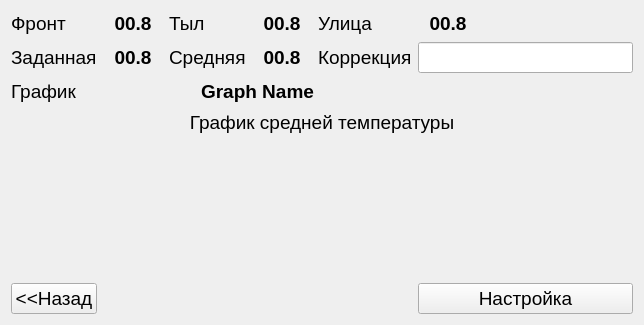
<?xml version="1.0" encoding="UTF-8"?>
<ui version="4.0">
 <class>TemperatureOwerviewFrame</class>
 <widget class="QWidget" name="TemperatureOwerviewFrame">
  <property name="geometry">
   <rect>
    <x>0</x>
    <y>0</y>
    <width>644</width>
    <height>325</height>
   </rect>
  </property>
  <property name="font">
   <font>
    <pointsize>14</pointsize>
   </font>
  </property>
  <property name="windowTitle">
   <string>Form</string>
  </property>
  <layout class="QGridLayout" name="gridLayout">
   <item row="0" column="2">
    <widget class="QLabel" name="label_3">
     <property name="text">
      <string>Тыл</string>
     </property>
    </widget>
   </item>
   <item row="1" column="4">
    <widget class="QLabel" name="label_9">
     <property name="text">
      <string>Коррекция</string>
     </property>
    </widget>
   </item>
   <item row="0" column="5">
    <widget class="QLabel" name="lblOutdoor">
     <property name="minimumSize">
      <size>
       <width>60</width>
       <height>0</height>
      </size>
     </property>
     <property name="maximumSize">
      <size>
       <width>50</width>
       <height>16777215</height>
      </size>
     </property>
     <property name="font">
      <font>
       <pointsize>14</pointsize>
       <weight>75</weight>
       <bold>true</bold>
      </font>
     </property>
     <property name="text">
      <string>00.8</string>
     </property>
     <property name="alignment">
      <set>Qt::AlignCenter</set>
     </property>
    </widget>
   </item>
   <item row="1" column="5">
    <widget class="QClickableLineEdit" name="txtCorrection">
     <property name="font">
      <font>
       <pointsize>14</pointsize>
       <weight>75</weight>
       <bold>true</bold>
      </font>
     </property>
    </widget>
   </item>
   <item row="1" column="2">
    <widget class="QLabel" name="label_12">
     <property name="text">
      <string>Средняя</string>
     </property>
    </widget>
   </item>
   <item row="1" column="1">
    <widget class="QLabel" name="lblSetpoint">
     <property name="minimumSize">
      <size>
       <width>60</width>
       <height>0</height>
      </size>
     </property>
     <property name="maximumSize">
      <size>
       <width>50</width>
       <height>16777215</height>
      </size>
     </property>
     <property name="font">
      <font>
       <pointsize>14</pointsize>
       <weight>75</weight>
       <bold>true</bold>
      </font>
     </property>
     <property name="text">
      <string>00.8</string>
     </property>
     <property name="alignment">
      <set>Qt::AlignCenter</set>
     </property>
    </widget>
   </item>
   <item row="4" column="0" colspan="6">
    <widget class="QCustomPlot" name="widget" native="true"/>
   </item>
   <item row="1" column="3">
    <widget class="QLabel" name="label_13">
     <property name="minimumSize">
      <size>
       <width>60</width>
       <height>0</height>
      </size>
     </property>
     <property name="maximumSize">
      <size>
       <width>50</width>
       <height>16777215</height>
      </size>
     </property>
     <property name="font">
      <font>
       <pointsize>14</pointsize>
       <weight>75</weight>
       <bold>true</bold>
      </font>
     </property>
     <property name="text">
      <string>00.8</string>
     </property>
     <property name="alignment">
      <set>Qt::AlignCenter</set>
     </property>
    </widget>
   </item>
   <item row="0" column="0">
    <widget class="QLabel" name="label">
     <property name="maximumSize">
      <size>
       <width>16777215</width>
       <height>25</height>
      </size>
     </property>
     <property name="text">
      <string>Фронт</string>
     </property>
    </widget>
   </item>
   <item row="5" column="0">
    <widget class="QPushButton" name="btnReturn">
     <property name="text">
      <string>&lt;&lt;Назад</string>
     </property>
    </widget>
   </item>
   <item row="2" column="0">
    <widget class="QLabel" name="label_10">
     <property name="text">
      <string>График</string>
     </property>
    </widget>
   </item>
   <item row="0" column="1">
    <widget class="QLabel" name="lblFront">
     <property name="minimumSize">
      <size>
       <width>60</width>
       <height>0</height>
      </size>
     </property>
     <property name="maximumSize">
      <size>
       <width>50</width>
       <height>16777215</height>
      </size>
     </property>
     <property name="font">
      <font>
       <pointsize>14</pointsize>
       <weight>75</weight>
       <bold>true</bold>
      </font>
     </property>
     <property name="text">
      <string>00.8</string>
     </property>
     <property name="alignment">
      <set>Qt::AlignCenter</set>
     </property>
    </widget>
   </item>
   <item row="0" column="4">
    <widget class="QLabel" name="label_5">
     <property name="text">
      <string>Улица</string>
     </property>
    </widget>
   </item>
   <item row="1" column="0">
    <widget class="QLabel" name="label_7">
     <property name="text">
      <string>Заданная</string>
     </property>
    </widget>
   </item>
   <item row="0" column="3">
    <widget class="QLabel" name="lblRear">
     <property name="minimumSize">
      <size>
       <width>60</width>
       <height>0</height>
      </size>
     </property>
     <property name="maximumSize">
      <size>
       <width>50</width>
       <height>16777215</height>
      </size>
     </property>
     <property name="font">
      <font>
       <pointsize>14</pointsize>
       <weight>75</weight>
       <bold>true</bold>
      </font>
     </property>
     <property name="text">
      <string>00.8</string>
     </property>
     <property name="alignment">
      <set>Qt::AlignCenter</set>
     </property>
    </widget>
   </item>
   <item row="3" column="0" colspan="6">
    <widget class="QLabel" name="label_14">
     <property name="maximumSize">
      <size>
       <width>16777215</width>
       <height>25</height>
      </size>
     </property>
     <property name="text">
      <string>График средней температуры</string>
     </property>
     <property name="alignment">
      <set>Qt::AlignCenter</set>
     </property>
    </widget>
   </item>
   <item row="5" column="5">
    <widget class="QPushButton" name="btnConfigTemp">
     <property name="text">
      <string>Настройка</string>
     </property>
    </widget>
   </item>
   <item row="2" column="1" colspan="4">
    <widget class="QLabel" name="lblGraphName">
     <property name="minimumSize">
      <size>
       <width>0</width>
       <height>0</height>
      </size>
     </property>
     <property name="maximumSize">
      <size>
       <width>65000</width>
       <height>25</height>
      </size>
     </property>
     <property name="font">
      <font>
       <pointsize>14</pointsize>
       <weight>75</weight>
       <bold>true</bold>
      </font>
     </property>
     <property name="text">
      <string>Graph Name</string>
     </property>
     <property name="alignment">
      <set>Qt::AlignCenter</set>
     </property>
    </widget>
   </item>
  </layout>
 </widget>
 <customwidgets>
  <customwidget>
   <class>QCustomPlot</class>
   <extends>QWidget</extends>
   <header location="global">Controls/qcustomplot.h</header>
   <container>1</container>
  </customwidget>
  <customwidget>
   <class>QClickableLineEdit</class>
   <extends>QLineEdit</extends>
   <header location="global">Controls/qclickablelineedit.h</header>
  </customwidget>
 </customwidgets>
 <resources/>
 <connections/>
</ui>
